Frame 1 (no input): blank canvas, image omitted
Frame 60 (no input): blank canvas, image omitted
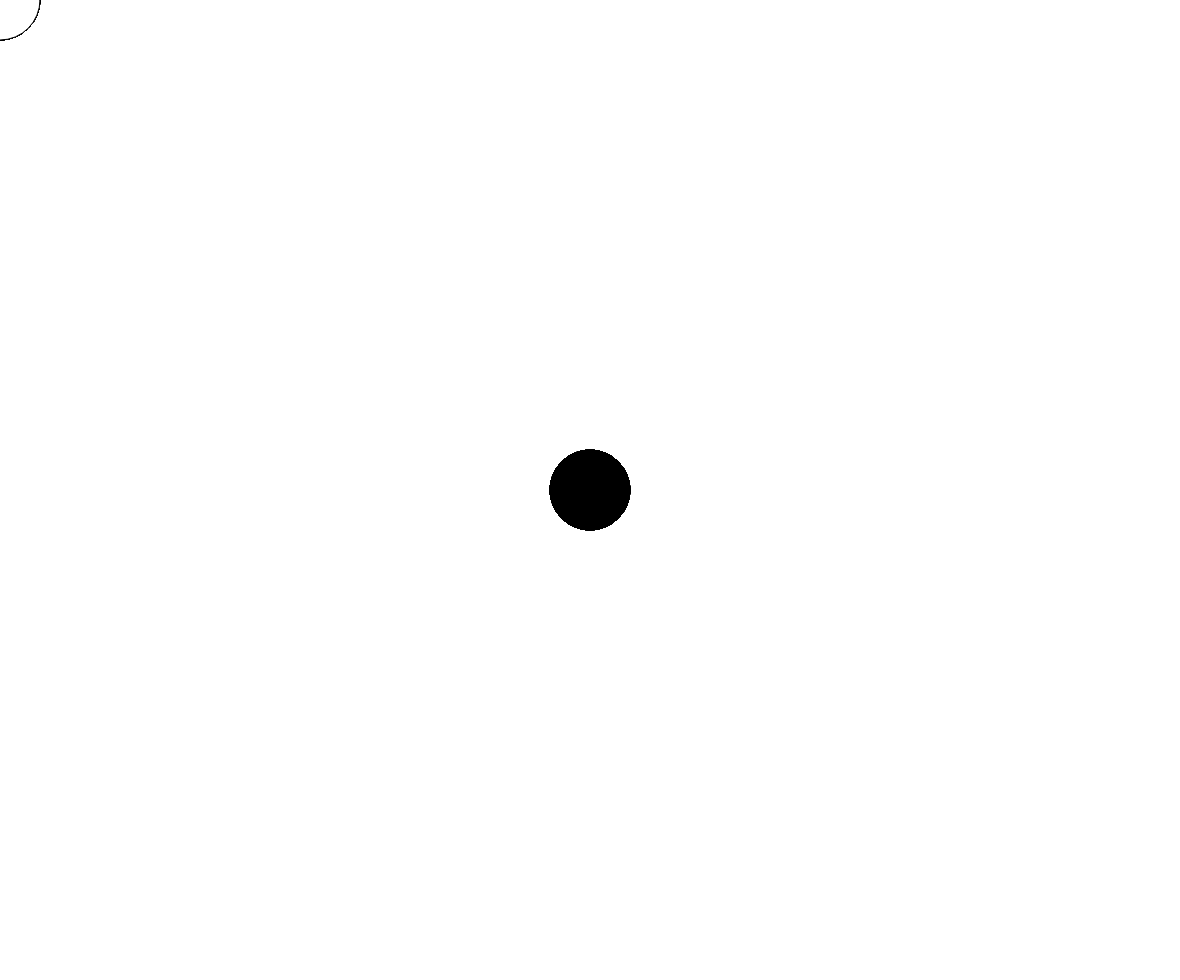
Frame 120 (the mouse pressed at the canvas centre since frame 60)

The p5.js sketch whose frames 1 and 60 were blank and that drew this single picture after the mouse press (run headless with seeded random() and noise() and a simulated clock; from frame 60 on, the mouse is pressed at the canvas centre):

// p5.js sketch
// ── sketch.js
function setup() {
  createCanvas(windowWidth-20, windowHeight-20);
}

function draw() {
  if (mouseIsPressed) {
    fill(0);
  } else {
    fill(255);
  }
  ellipse(mouseX, mouseY, 80, 80);
}

function windowResized() {
  resizeCanvas(windowWidth-20, windowHeight-20);
}
